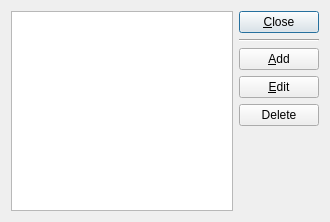
<ui version="4.0" >
 <comment> * OpenRPT report writer and rendering engine
 * Copyright (C) 2001-2012 by OpenMFG, LLC
 *
 * This library is free software; you can redistribute it and/or
 * modify it under the terms of the GNU Lesser General Public
 * License as published by the Free Software Foundation; either
 * version 2.1 of the License, or (at your option) any later version.
 *
 * This library is distributed in the hope that it will be useful,
 * but WITHOUT ANY WARRANTY; without even the implied warranty of
 * MERCHANTABILITY or FITNESS FOR A PARTICULAR PURPOSE. See the GNU
 * Lesser General Public License for more details.
 *
 * You should have received a copy of the GNU Lesser General Public
 * License along with this library; if not, write to the Free Software
 * Foundation, Inc., 59 Temple Place, Suite 330, Boston, MA 02111-1307 USA
 * Please contact info@openmfg.com with any questions on this license.</comment>
 <class>ColorList</class>
 <widget class="QDialog" name="ColorList" >
  <property name="geometry" >
   <rect>
    <x>0</x>
    <y>0</y>
    <width>330</width>
    <height>222</height>
   </rect>
  </property>
  <property name="windowTitle" >
   <string>Color Definitions</string>
  </property>
  <layout class="QHBoxLayout" name="horizontalLayout" >
   <item>
    <widget class="QListWidget" name="_lbColors" />
   </item>
   <item>
    <layout class="QVBoxLayout" >
     <property name="spacing" >
      <number>6</number>
     </property>
     <property name="margin" >
      <number>0</number>
     </property>
     <item>
      <widget class="QPushButton" name="_btnClose" >
       <property name="text" >
        <string>&amp;Close</string>
       </property>
      </widget>
     </item>
     <item>
      <widget class="Line" name="_line1" >
       <property name="frameShape" >
        <enum>QFrame::HLine</enum>
       </property>
       <property name="frameShadow" >
        <enum>QFrame::Sunken</enum>
       </property>
       <property name="orientation" >
        <enum>Qt::Horizontal</enum>
       </property>
      </widget>
     </item>
     <item>
      <widget class="QPushButton" name="_btnAdd" >
       <property name="text" >
        <string>&amp;Add</string>
       </property>
      </widget>
     </item>
     <item>
      <widget class="QPushButton" name="_btnEdit" >
       <property name="text" >
        <string>&amp;Edit</string>
       </property>
      </widget>
     </item>
     <item>
      <widget class="QPushButton" name="_btnDelete" >
       <property name="text" >
        <string>Delete</string>
       </property>
      </widget>
     </item>
     <item>
      <spacer>
       <property name="orientation" >
        <enum>Qt::Vertical</enum>
       </property>
       <property name="sizeType" >
        <enum>QSizePolicy::Expanding</enum>
       </property>
       <property name="sizeHint" stdset="0" >
        <size>
         <width>20</width>
         <height>20</height>
        </size>
       </property>
      </spacer>
     </item>
    </layout>
   </item>
  </layout>
 </widget>
 <layoutdefault spacing="6" margin="11" />
 <tabstops>
  <tabstop>_btnAdd</tabstop>
  <tabstop>_btnEdit</tabstop>
  <tabstop>_btnDelete</tabstop>
  <tabstop>_btnClose</tabstop>
  <tabstop>_lbColors</tabstop>
 </tabstops>
 <resources/>
 <connections>
  <connection>
   <sender>_btnClose</sender>
   <signal>clicked()</signal>
   <receiver>ColorList</receiver>
   <slot>accept()</slot>
   <hints>
    <hint type="sourcelabel" >
     <x>20</x>
     <y>20</y>
    </hint>
    <hint type="destinationlabel" >
     <x>20</x>
     <y>20</y>
    </hint>
   </hints>
  </connection>
 </connections>
</ui>
